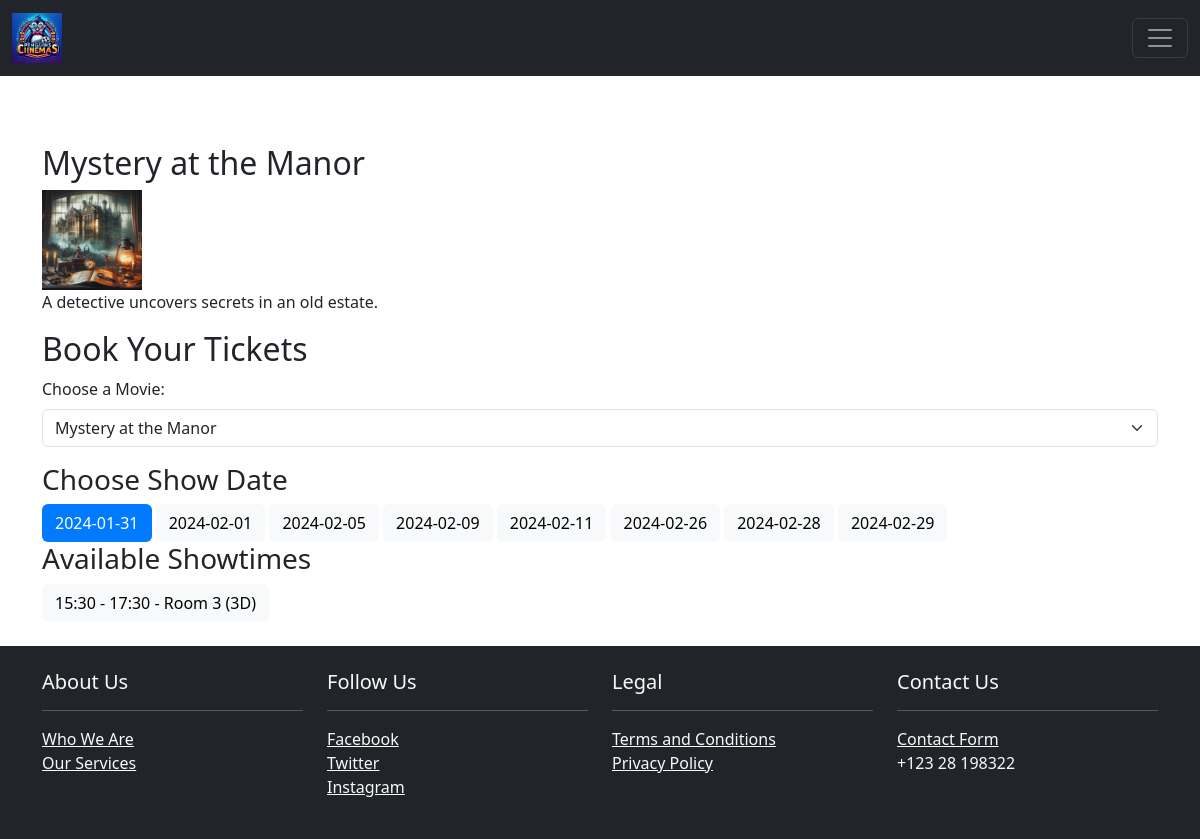
Page /booking.php?movie_id=2&date=2024-01-31 (signed in) on the committed database.
### tables this page shows
CREATE TABLE `movies` (
  `id` int(11) NOT NULL,
  `title` varchar(255) NOT NULL,
  `description` text DEFAULT NULL,
  `image_url` varchar(255) DEFAULT NULL,
  `cast` text DEFAULT NULL
);

CREATE TABLE `shows` (
  `id` int(11) NOT NULL,
  `movie_id` int(11) NOT NULL,
  `show_date` date NOT NULL,
  `show_time_id` int(11) NOT NULL,
  `room_id` int(11) NOT NULL
);

CREATE TABLE `showtimes` (
  `id` int(11) NOT NULL,
  `show_time` varchar(50) NOT NULL
);

CREATE TABLE `rooms` (
  `id` int(11) NOT NULL,
  `name` varchar(50) NOT NULL,
  `number_of_seats` int(100) NOT NULL,
  `type` varchar(50) NOT NULL
);

### connection.php (called while the page is built, shortened)
<?php
class conct {
    public $username = "root";
    public $password = "";
    public $server_name = "localhost";
    public $db_name = "cinema_db";
    public $conn;
    function __construct() {
        $this->conn = new mysqli($this->server_name, $this->username, $this->password, $this->db_name);
    }
    function select($table_name, $id) {
        $sql = "SELECT * FROM $table_name WHERE id = ?";
        $stmt = $this->conn->prepare($sql);
        $stmt->bind_param("i", $id);
        $stmt->execute();
        $result = $stmt->get_result();
        return $result;
    }
}
?>

### booking.php (the view, shortened to what this page needs)
<?php
include("header.php");
$con = new conct();
$selected_movie_id = $_GET['movie_id'] ?? null;
$selected_date = $_GET['date'] ?? null;
$selected_show_id = $_GET['show_id'] ?? null;
$movie = null;
if ($selected_movie_id) {
    $movie_query = $con->select('movies', $selected_movie_id);
    $movie = $movie_query->fetch_assoc();
}
?>
<div class="container mt-4">
<?php if ($selected_movie_id && $movie): ?>
        <h2 style="padding-top: 30px;"><?php echo htmlspecialchars($movie['title']); ?></h2>
        <?php if (!empty($movie['image_url'])): ?>
            <img src="<?php echo htmlspecialchars($movie['image_url']); ?>" alt="<?php echo htmlspecialchars($movie['title']); ?>" style="max-height: 100px; max-width: 100px;" class="img-fluid">
        <?php endif; ?>
        <p><?php echo htmlspecialchars($movie['description']); ?></p>
    <?php endif; ?>
    <h2>Book Your Tickets</h2>
    <form action="booking.php" method="get">
        <div class="form-group">
            <label for="movie_id">Choose a Movie:</label>
            <select name="movie_id" id="movie_id" class="form-select" onchange="this.form.submit()">
                <?php
                $movies_query = "SELECT id, title FROM movies";
                $movies_result = $con->conn->query($movies_query);
                while ($movie = $movies_result->fetch_assoc()) {
                    echo "<option value='" . $movie['id'] . "' " . ($movie['id'] == $selected_movie_id ? "selected" : "") . ">" . htmlspecialchars($movie['title']) . "</option>";
                }
                ?>
            </select>
        </div>
    </form>
    <?php if ($selected_movie_id): ?>
        <h3>Choose Show Date</h3>
        <?php
       $show_dates_query = "SELECT DISTINCT show_date FROM shows WHERE movie_id = ?";
$stmt = $con->conn->prepare($show_dates_query);
$stmt->bind_param("i", $selected_movie_id);
$stmt->execute();
$show_dates_result = $stmt->get_result();
while ($row = $show_dates_result->fetch_assoc()) {
    $date_style = ($row['show_date'] == $selected_date) ? 'background-color: #007bff; color: white;' : 'background-color: #f8f9fa; color: black;';
    echo "<a href='booking.php?movie_id=" . $selected_movie_id . "&date=" . $row['show_date'] . "' class='btn' style='" . $date_style . "'>" . $row['show_date'] . "</a> ";
}
        ?>
        <?php if ($selected_date): ?>
            <h3>Available Showtimes</h3>
            <?php
             $showtimes_query = "SELECT shows.id, showtimes.show_time, rooms.name, rooms.type
             FROM shows
             JOIN showtimes ON shows.show_time_id = showtimes.id
             JOIN rooms ON shows.room_id = rooms.id
             WHERE shows.movie_id = ? AND shows.show_date = ?";
            $showtimes_stmt = $con->conn->prepare($showtimes_query);
            $showtimes_stmt->bind_param("is", $selected_movie_id, $selected_date);
            $showtimes_stmt->execute();
            $showtimes_result = $showtimes_stmt->get_result();
          while ($showtime = $showtimes_result->fetch_assoc()) {
    $showtime_style = ($showtime['id'] == $selected_show_id) ? 'background-color: #007bff; color: white;' : 'background-color: #f8f9fa; color: black;';
    echo "<a href='booking.php?movie_id=" . $selected_movie_id . "&date=" . $selected_date . "&show_id=" . $showtime['id'] . "' class='btn' style='" . $showtime_style . "'>" . $showtime['show_time'] . " - " . $showtime['name'] . " (" . $showtime['type'] . ")</a> ";
}
            ?>
        <?php endif; ?>
    <?php endif; ?>
</div>
<?php include("footer.php"); ?>

### styling.css (style rules this page uses)
body { display: flex; flex-direction: column; min-height: 100vh; margin: 0; }

### booking.php (style rules this page uses)
.container { padding-top: 40px; }

### rows in the picture
movies: title "Mystery at the Manor", description "A detective uncovers secrets in an old estate."
shows: show_time.show_time "15:30 - 17:30", room.name "Room 3", room.type "3D"

### other values in the picture
$row['show_date'] "2024-01-31"
$row['show_date'] "2024-02-01"
$row['show_date'] "2024-02-05"
$row['show_date'] "2024-02-09"
$row['show_date'] "2024-02-11"
$row['show_date'] "2024-02-26"
$row['show_date'] "2024-02-28"
$row['show_date'] "2024-02-29"
form field movie_id "Mystery at the Manor"
